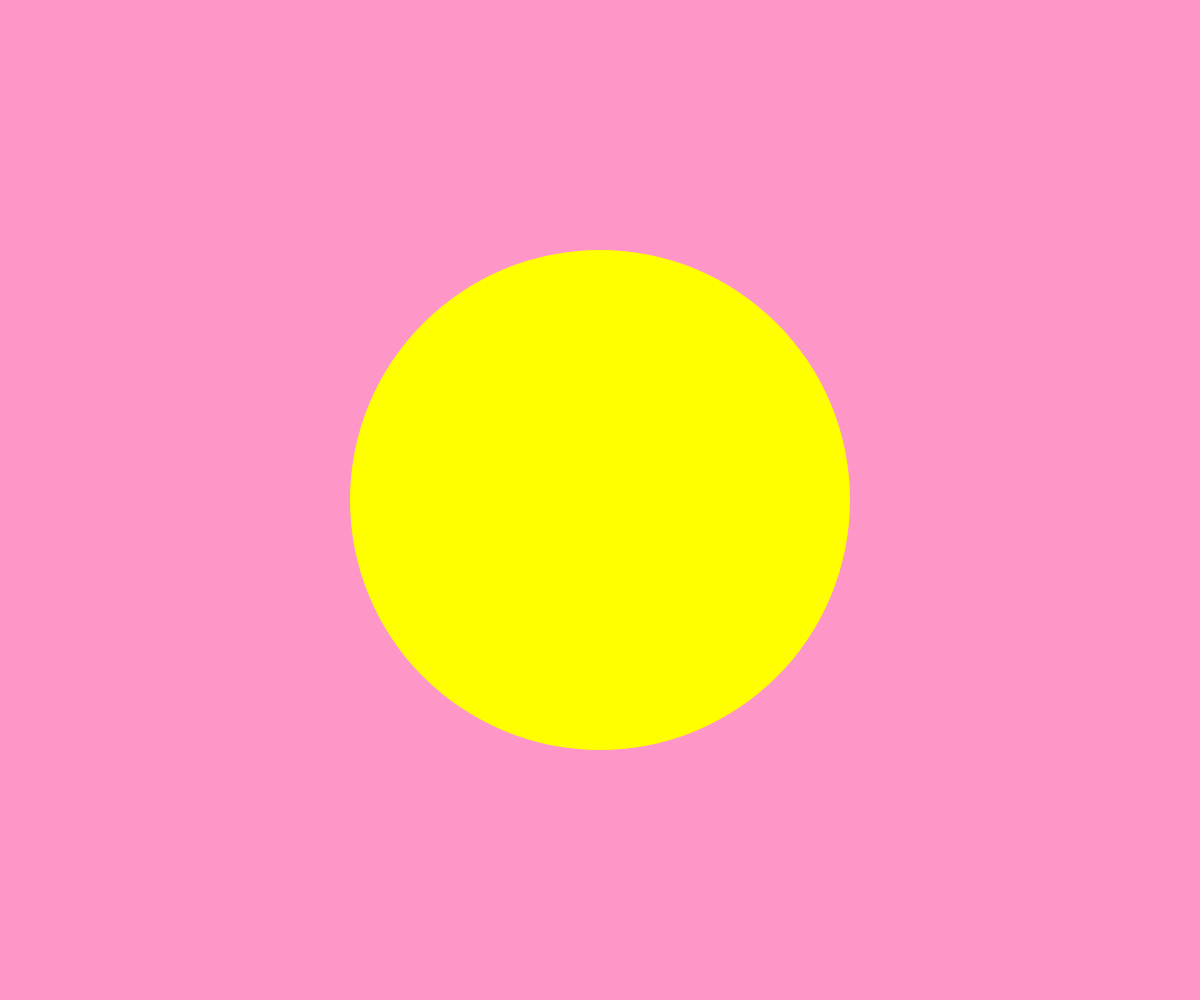
Frame 1 (no input)
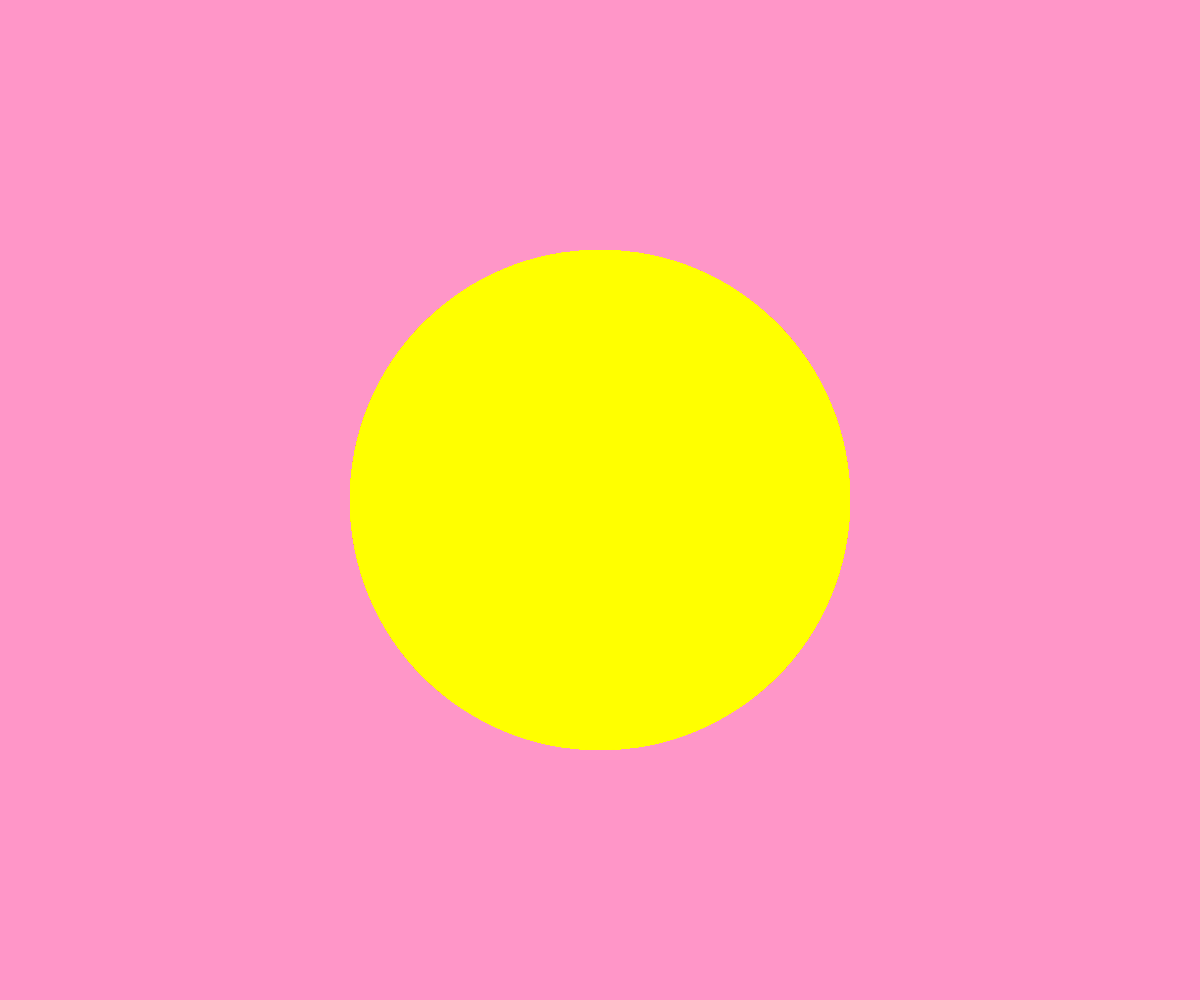
Frame 60 (no input)
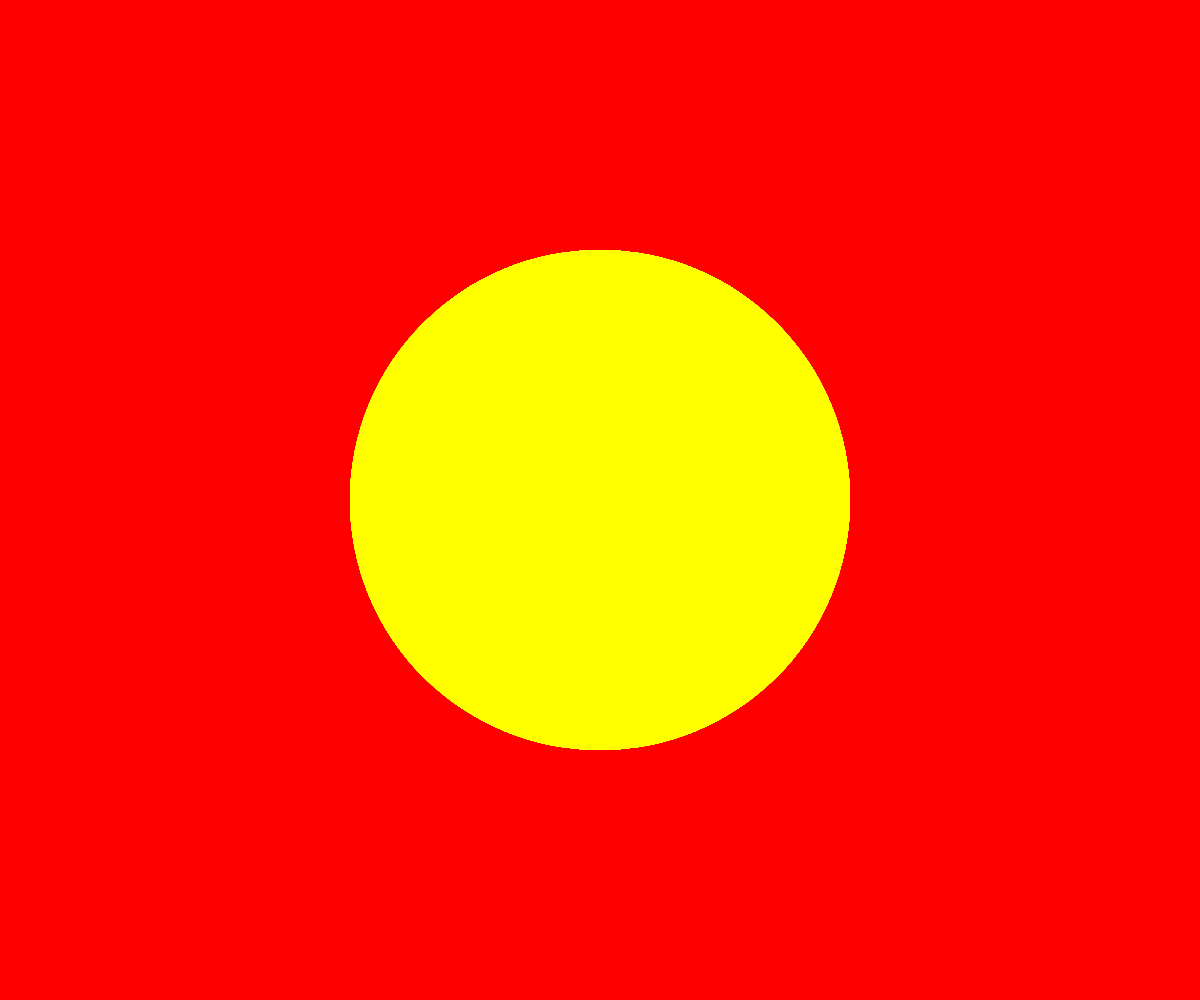
Frame 120 (the mouse pressed at the canvas centre since frame 60)

The p5.js sketch that drew these frames (run headless with seeded random() and noise() and a simulated clock; from frame 60 on, the mouse is pressed at the canvas centre):

// p5.js sketch
// ── sketch.js
function setup(){
    createCanvas(windowWidth, windowHeight);
    background(255, 150, 200);
}

function mousePressed(){
    background(255,0,0);
}
 
function draw(){
    noStroke();
    fill(255, 255, 0);
    ellipse(width/2, height/2, height/2);
}
